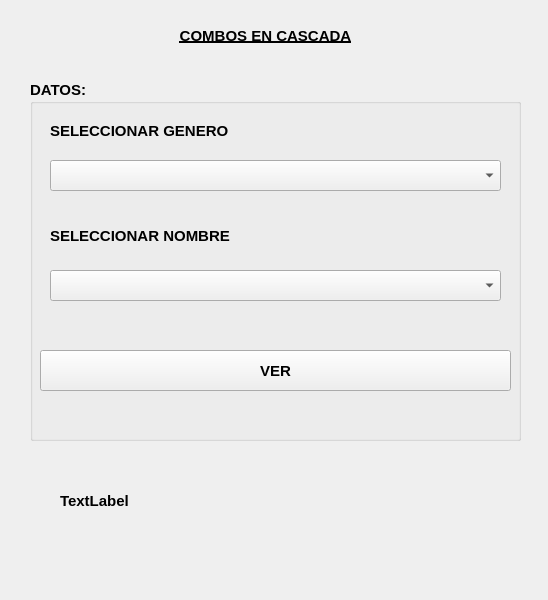
<?xml version="1.0" encoding="UTF-8"?>
<ui version="4.0">
 <class>MainWindow</class>
 <widget class="QMainWindow" name="MainWindow">
  <property name="geometry">
   <rect>
    <x>0</x>
    <y>0</y>
    <width>548</width>
    <height>600</height>
   </rect>
  </property>
  <property name="font">
   <font>
    <pointsize>11</pointsize>
    <weight>75</weight>
    <bold>true</bold>
   </font>
  </property>
  <property name="windowTitle">
   <string>MainWindow</string>
  </property>
  <widget class="QWidget" name="centralwidget">
   <widget class="QLabel" name="label">
    <property name="geometry">
     <rect>
      <x>30</x>
      <y>20</y>
      <width>471</width>
      <height>31</height>
     </rect>
    </property>
    <property name="font">
     <font>
      <underline>true</underline>
     </font>
    </property>
    <property name="text">
     <string>COMBOS EN CASCADA</string>
    </property>
    <property name="alignment">
     <set>Qt::AlignCenter</set>
    </property>
   </widget>
   <widget class="QGroupBox" name="groupBox">
    <property name="geometry">
     <rect>
      <x>30</x>
      <y>80</y>
      <width>491</width>
      <height>361</height>
     </rect>
    </property>
    <property name="title">
     <string>DATOS:</string>
    </property>
    <widget class="QLabel" name="label_2">
     <property name="geometry">
      <rect>
       <x>20</x>
       <y>40</y>
       <width>371</width>
       <height>21</height>
      </rect>
     </property>
     <property name="text">
      <string>SELECCIONAR GENERO</string>
     </property>
    </widget>
    <widget class="QLabel" name="label_3">
     <property name="geometry">
      <rect>
       <x>20</x>
       <y>140</y>
       <width>271</width>
       <height>31</height>
      </rect>
     </property>
     <property name="text">
      <string>SELECCIONAR NOMBRE</string>
     </property>
    </widget>
    <widget class="QComboBox" name="cb_nombre">
     <property name="geometry">
      <rect>
       <x>20</x>
       <y>190</y>
       <width>451</width>
       <height>31</height>
      </rect>
     </property>
    </widget>
    <widget class="QComboBox" name="cb_genero">
     <property name="geometry">
      <rect>
       <x>20</x>
       <y>80</y>
       <width>451</width>
       <height>31</height>
      </rect>
     </property>
    </widget>
    <widget class="QPushButton" name="btn_ver">
     <property name="geometry">
      <rect>
       <x>10</x>
       <y>270</y>
       <width>471</width>
       <height>41</height>
      </rect>
     </property>
     <property name="text">
      <string>VER</string>
     </property>
    </widget>
   </widget>
   <widget class="QLabel" name="lbl_resultado">
    <property name="geometry">
     <rect>
      <x>60</x>
      <y>470</y>
      <width>431</width>
      <height>61</height>
     </rect>
    </property>
    <property name="text">
     <string>TextLabel</string>
    </property>
   </widget>
  </widget>
 </widget>
 <resources/>
 <connections/>
</ui>
